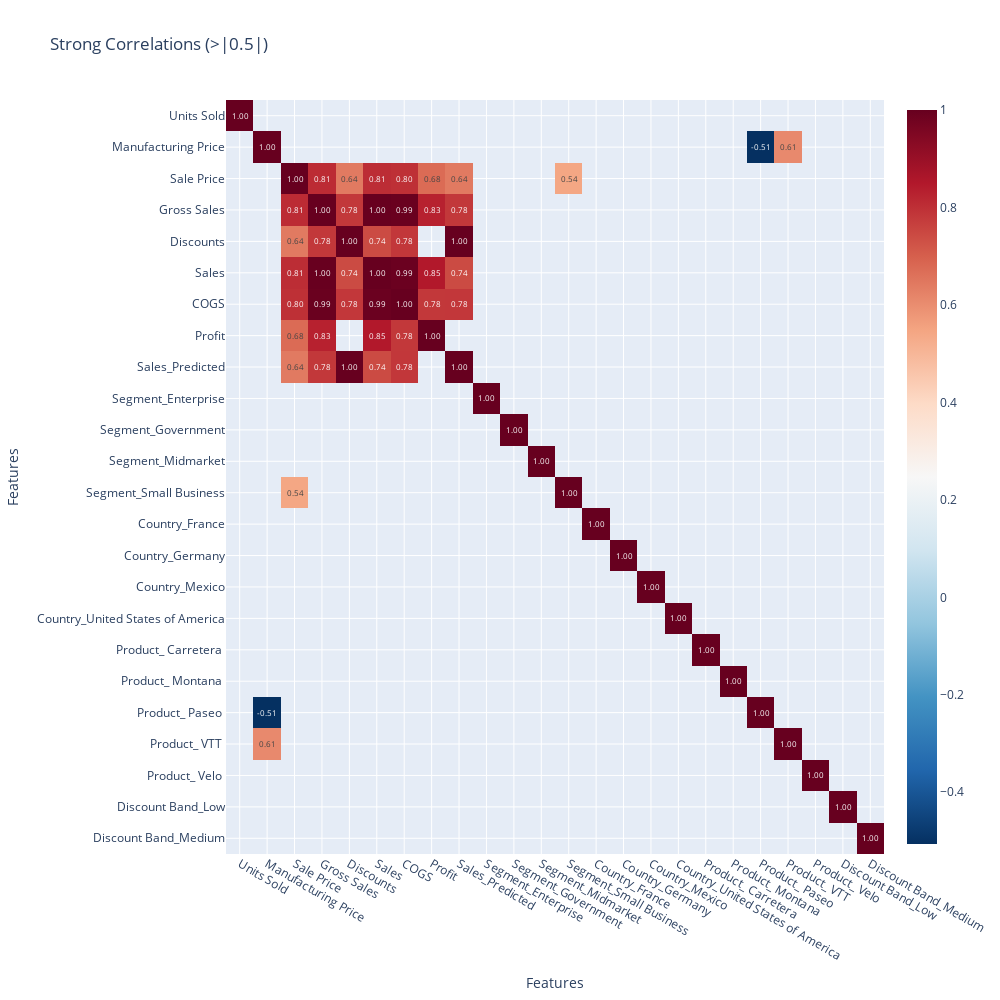

Source (notebook cell):
### Code cell
# Visualize the filtered correlation matrix
fig = px.imshow(
    strong_correlation_matrix,
    text_auto=".2f",  # Display values with 2 decimal places
    color_continuous_scale="RdBu_r",  # Diverging color scale
    title="Strong Correlations (>|0.5|)",
    aspect="auto"  # Scale to fit matrix
)

# Adjust layout for better visualization
fig.update_layout(
    xaxis_title="Features",
    yaxis_title="Features",
    width=1000,
    height=1000,
)

# Show the heatmap
fig.show()

### Figure 1 — Plotly figure (JSON) as saved in the notebook; plotly's stock layout.template omitted (floating-point values rounded to 4 significant figures; data arrays with more than 128 entries replaced by an {"elided": "..."} marker saying what was removed)
{"data": [{"coloraxis": "coloraxis", "hovertemplate": "x: %{x}<br>y: %{y}<br>color: %{z}<extra></extra>", "name": "0", "texttemplate": "%{z:.2f}", "type": "heatmap", "x": ["Units Sold", "Manufacturing Price", "Sale Price", "Gross Sales", "Discounts", "Sales", "COGS", "Profit", "Sales_Predicted", "Segment_Enterprise", "Segment_Government", "Segment_Midmarket", "Segment_Small Business", "Country_France", "Country_Germany", "Country_Mexico", "Country_United States of America", "Product_ Carretera ", "Product_ Montana ", "Product_ Paseo ", "Product_ VTT ", "Product_ Velo ", "Discount Band_Low", "Discount Band_Medium"], "xaxis": "x", "y": ["Units Sold", "Manufacturing Price", "Sale Price", "Gross Sales", "Discounts", "Sales", "COGS", "Profit", "Sales_Predicted", "Segment_Enterprise", "Segment_Government", "Segment_Midmarket", "Segment_Small Business", "Country_France", "Country_Germany", "Country_Mexico", "Country_United States of America", "Product_ Carretera ", "Product_ Montana ", "Product_ Paseo ", "Product_ VTT ", "Product_ Velo ", "Discount Band_Low", "Discount Band_Medium"], "yaxis": "y", "z": {"elided": "24x24 float values"}}], "layout": {"coloraxis": {"colorscale": [[0, "rgb(5,48,97)"], [0.1, "rgb(33,102,172)"], [0.2, "rgb(67,147,195)"], [0.3, "rgb(146,197,222)"], [0.4, "rgb(209,229,240)"], [0.5, "rgb(247,247,247)"], [0.6, "rgb(253,219,199)"], [0.7, "rgb(244,165,130)"], [0.8, "rgb(214,96,77)"], [0.9, "rgb(178,24,43)"], [1, "rgb(103,0,31)"]]}, "height": 1000, "title": {"text": "Strong Correlations (>|0.5|)"}, "width": 1000, "xaxis": {"anchor": "y", "domain": [0, 1], "title": {"text": "Features"}}, "yaxis": {"anchor": "x", "autorange": "reversed", "domain": [0, 1], "title": {"text": "Features"}}}}
